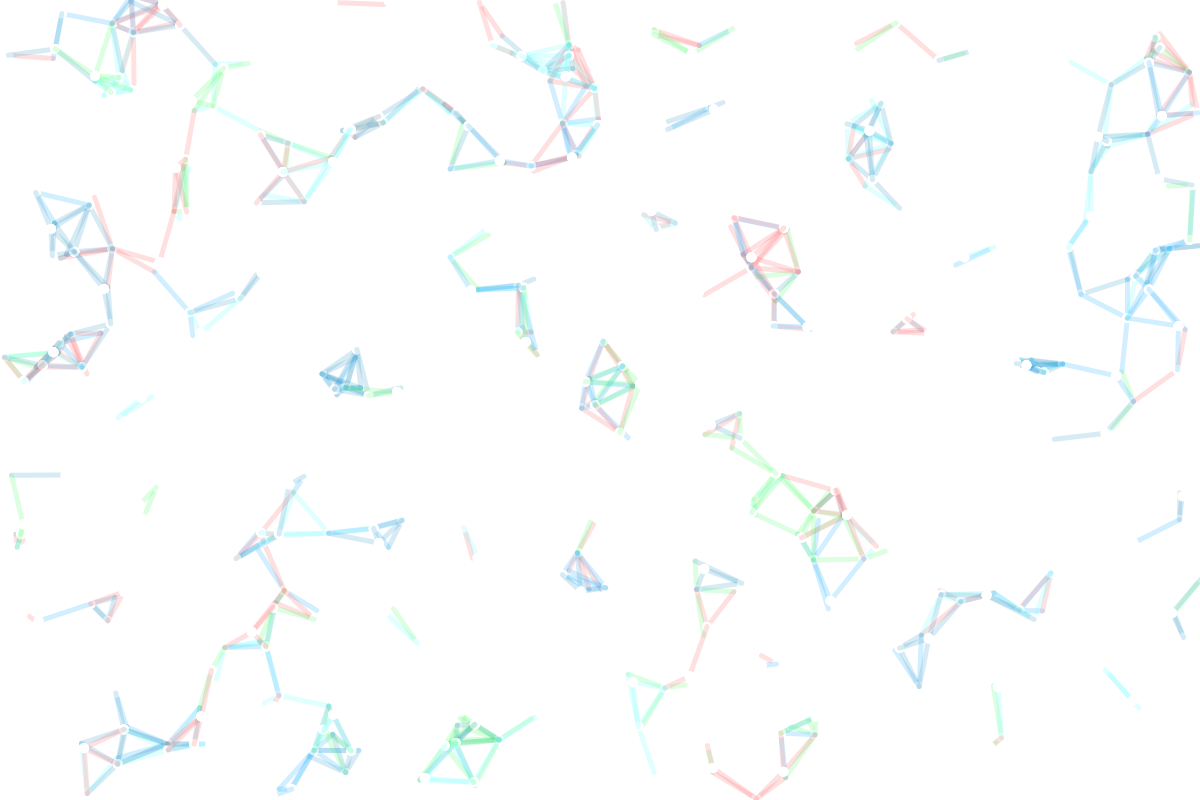
Frame 1 (no input)
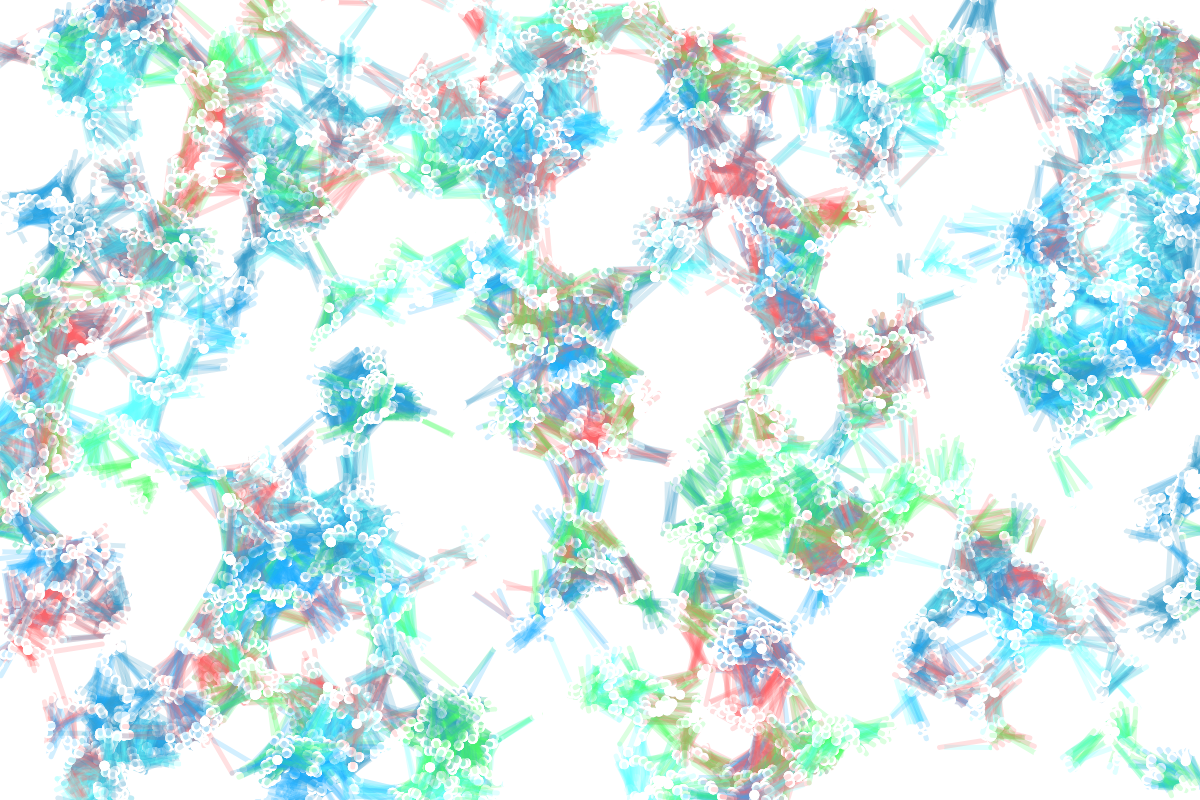
Frame 60 (no input)
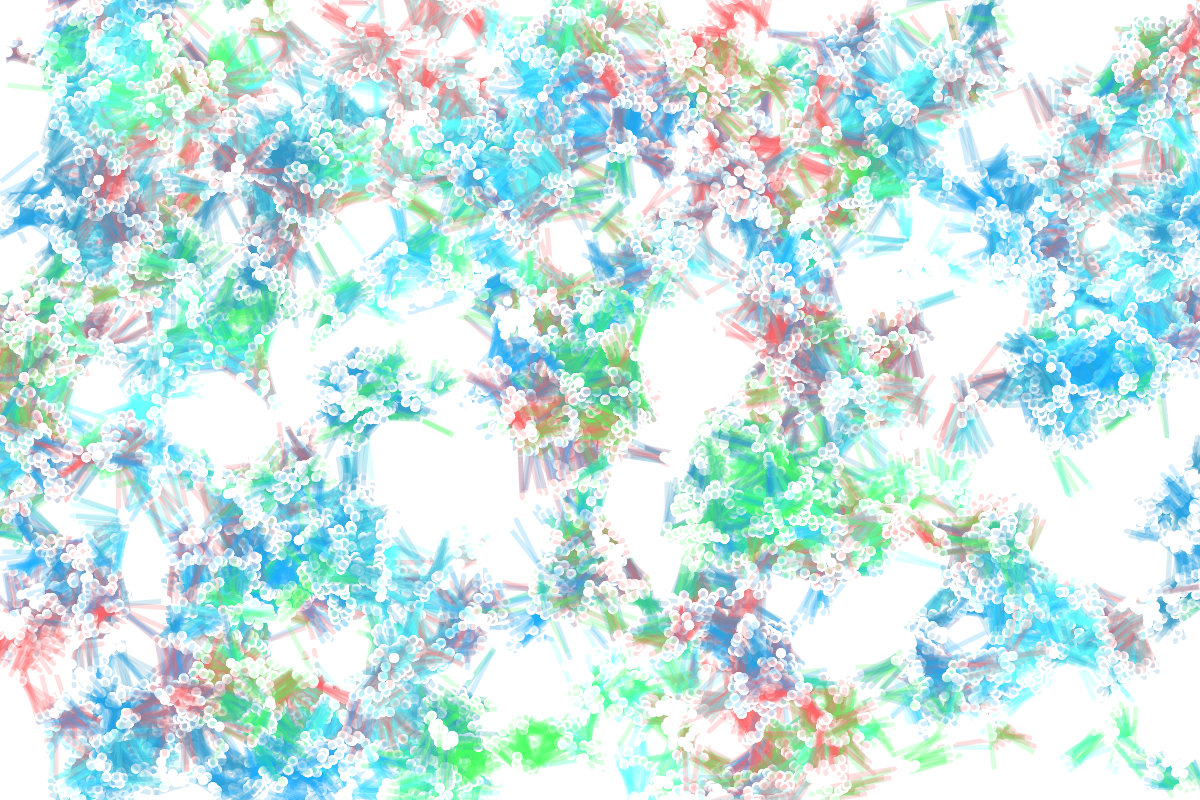
Frame 120 (the mouse pressed at the canvas centre since frame 60)

The p5.js sketch that drew these frames (run headless with seeded random() and noise() and a simulated clock; from frame 60 on, the mouse is pressed at the canvas centre):

// p5.js sketch
// ── sketch.js
var x = []
var y = []
var circleColor = []
var colors=[]
var numberOfCirlces = 300

function setup() {
  createCanvas(1200,800)
  strokeWeight(5)
  colors = [
    color(30,175,255,50),
    color(75,255,100,50),
    color(51,153,200,50),
    color(255,100,102,50),
    color(100,255,255,50)
  ]
  //assign the starting x and y point for each circle
  for(var i=0; i<numberOfCirlces; i=i+1) {
    x[i] = random(0, width)
    y[i] = random(0, height)
    circleColor[i]= random(colors)
  }
}

function draw() {
  for(var i=0; i<numberOfCirlces; i=i+1) {
    // draw circles
    //ellipse(x[i],y[i],50,50)
    // move circles in random direction
    x[i] = x[i] + random(-10,10)
    y[i] = y[i] + random(-10,10)
    
  for(var j=0; j<numberOfCirlces; j=j+1) {
    //find distance to every other circle
    var distance = dist(x[i],y[i],x[j],y[j])
    if(distance < 55) {
      stroke(circleColor[i])
      line(x[i],y[i],x[j],y[j])
    }
    if(distance < 60) {
    	noStroke()
    	//fill(circleColor[i])
    	ellipse(x[i],y[i],10,10)
    }
    }
  }
  if (frameCount > 800) {
    noLoop()
  }
}
